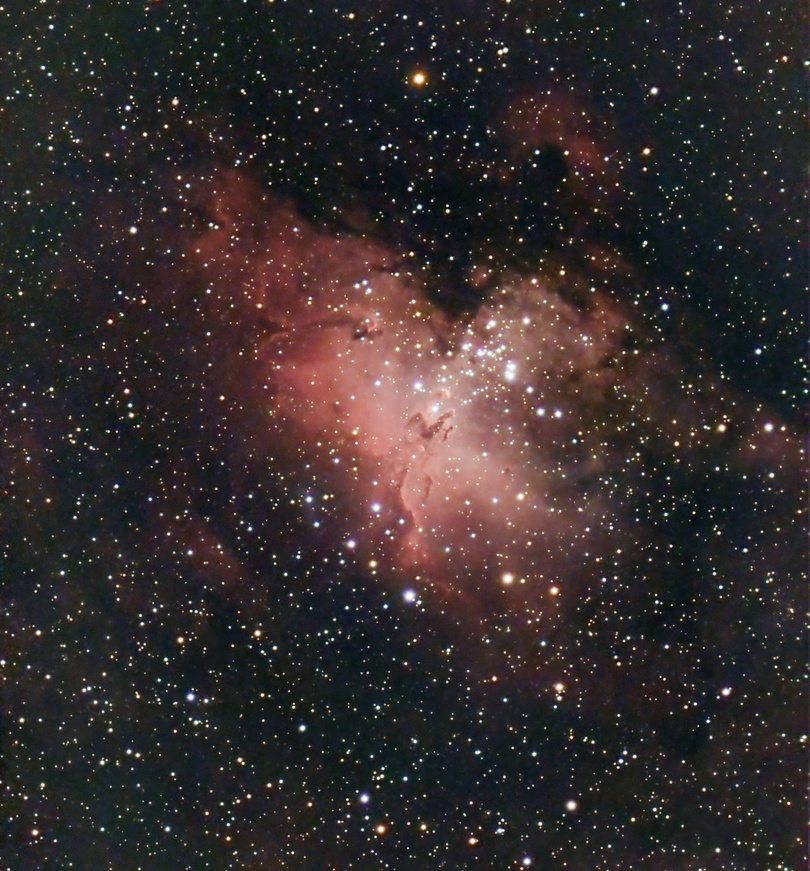
#> input picture P1/Galaxia.jpg, 810 x 871 px, shrunk from 1068 x 1148 before the run, found by its file name; the run also reads 1 picture not shown here
$ python Ejercicio_2.py
#> lines starting #> are read from the running program, lines starting #| are printed output that depends on the picture

# EJERCICIO 2 - MANIPULACIÓN DE LA IMAGEN
# ---------------------------------------

# ------------------------------------------------------------------------------
# 2.1 -> Utilizando cualquiera de las imágenes introducidas en el ejercicio
# anterior, aplique distintas transformaciones y compruebe el resultado.

from  PIL import Image
import matplotlib.pyplot as plt
import numpy as np

# Upload the image
img = Image.open('Galaxia.jpg')
#> img is the input picture: PIL image 810x871 RGB; mean R, G, B 52.5, 44.8, 44.7

# Show the original image
img.show()

# Rotate 45 degrees the image
img = img.rotate(angle = 45,  expand = 1)
#> img: PIL image 1190x1189 RGB

# Enlarge the image
img = img.reduce(3)
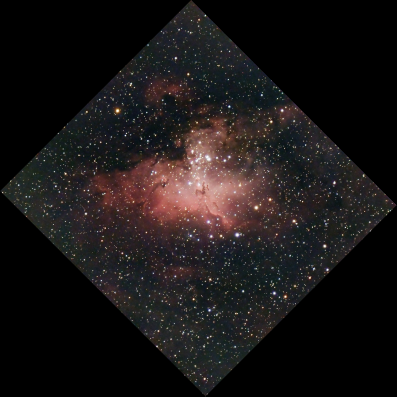
#> img: PIL image 397x397 RGB; mean R, G, B 26.1, 22.2, 22.2

# Transpose the image
img = img.transpose(method=Image.Transpose.FLIP_LEFT_RIGHT)
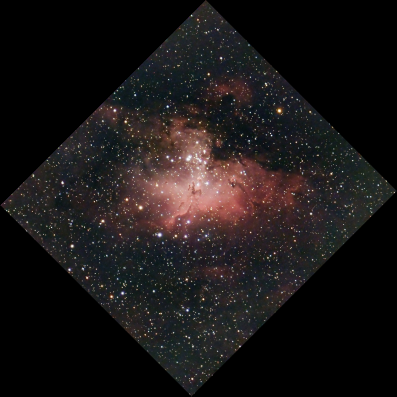
#> img: PIL image 397x397 RGB; mean R, G, B 26.1, 22.2, 22.2

# Show the image
img.show()

# ------------------------------------------------------------------------------
# 2.2 -> Convierta cualquier imagen en color en una imagen de niveles gris y
# visualice ambas.

from  PIL import Image
import matplotlib.pyplot as plt
import numpy as np
from skimage import color
from skimage import io

# Upload the image
img = Image.open('Galaxia.png')

# Show the original image
img.show()

# Convert the image to grayscale
img_gray = img.convert('L')
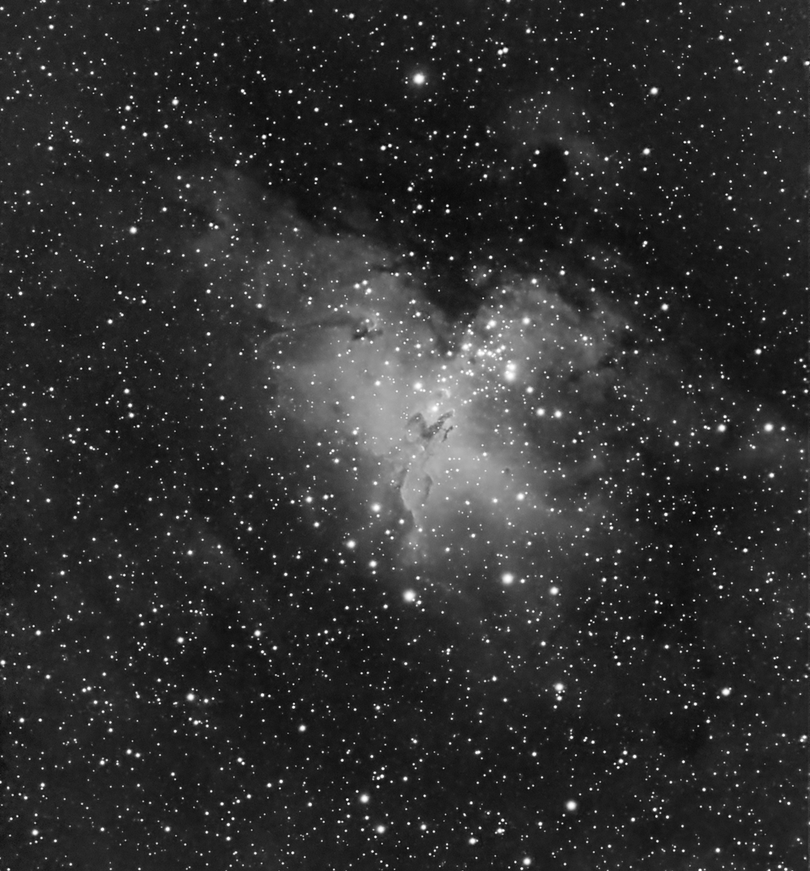
#> img_gray: PIL image 810x871 L; min 4, max 255, mean 47.1

# Show the grayscale image
img_gray.show()

# ------------------------------------------------------------------------------
# 2.3 -> Tomar una imagen RGB y muestre los tres componentes R (rojo), G (verde)
# y B (azul) como imagenes de gris separado.

from  PIL import Image
import numpy as np

# Upload the image
img = Image.open('Verduras.png')
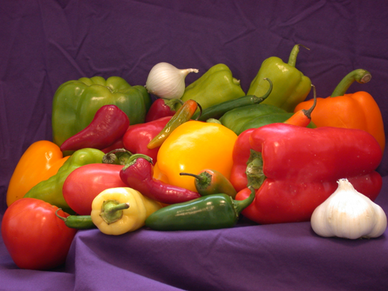
#> input picture P1/Verduras.png, 388 x 291 px, shrunk from 512 x 384 before the run, found by its file name
#> img is the input picture: PIL image 388x291 RGB; mean R, G, B 120.8, 66.4, 57.6

# Convert the image to R
img_red = img.getchannel('R')
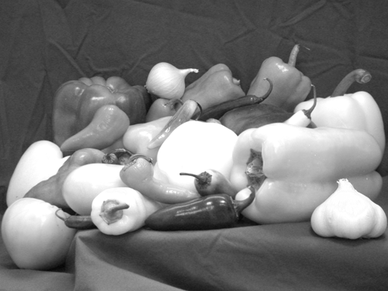
#> img_red: PIL image 388x291 L; min 5, max 255, mean 120.8

# Show the red channel image
img_red.show()

# Convert the image to G
img_green = img.getchannel('G')
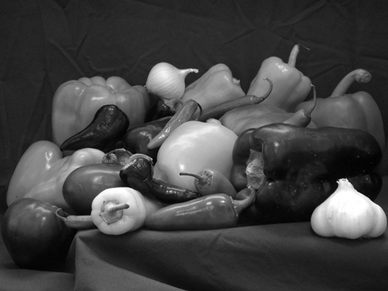
#> img_green: PIL image 388x291 L; min 0, max 255, mean 66.4

# Show the green channel image
img_green.show()

# Convert the image to B
img_blue = img.getchannel('B')
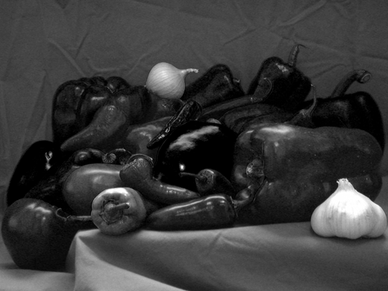
#> img_blue: PIL image 388x291 L; min 0, max 255, mean 57.6

# Show the blue channel image
img_blue.show()
